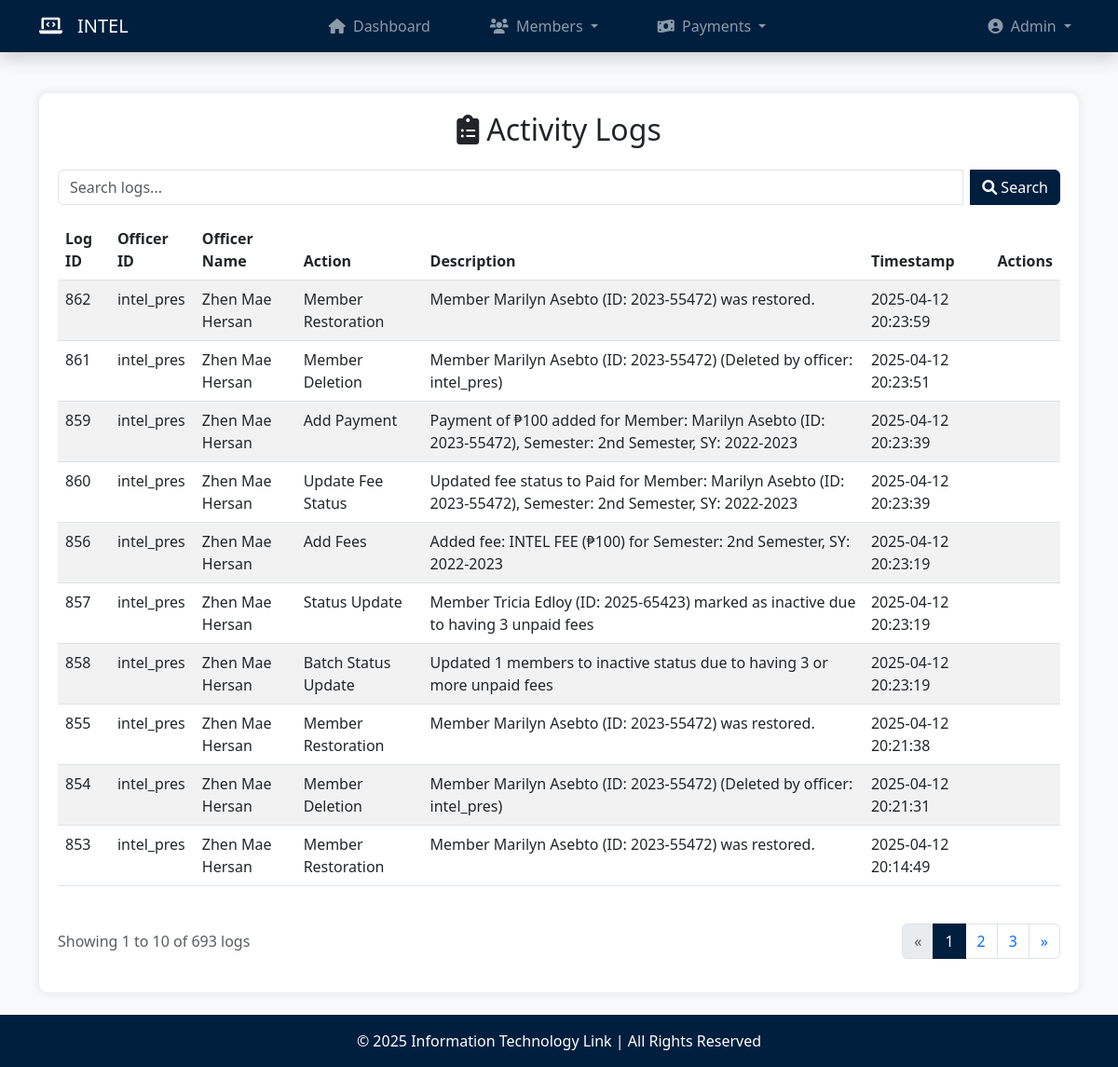
The app's page /activity_log.php (signed in) with its own data.
### tables this page shows
CREATE TABLE `activity_logs` (
  `log_id` int(11) NOT NULL,
  `officer_id` varchar(50) NOT NULL,
  `action` varchar(100) NOT NULL,
  `description` text DEFAULT NULL,
  `date` timestamp NOT NULL DEFAULT current_timestamp()
);

### activity_log.php (the view, shortened to what this page needs)
<?php
    require_once('database.php');
    $logs_per_page = 10;
    $page = isset($_GET['page']) ? (int)$_GET['page'] : 1;
    $offset = ($page - 1) * $logs_per_page;
    $search_query = isset($_GET['search']) ? trim($_GET['search']) : "";
    $search_sql = "";
    $query = "SELECT al.*, CONCAT(m.first_name, ' ', m.last_name) AS officer_name,
        CASE WHEN al.action = 'Member Deletion' THEN (
            SELECT member_data FROM deleted_members
            WHERE description IN (al.description, SUBSTRING_INDEX(al.description, ' (Deleted by', 1)) LIMIT 1
        ) ELSE NULL END AS member_data,
        CASE WHEN al.action = 'Member Deletion' THEN (
            SELECT fees_data FROM deleted_members
            WHERE description IN (al.description, SUBSTRING_INDEX(al.description, ' (Deleted by', 1)) LIMIT 1
        ) ELSE NULL END AS fees_data,
        CASE WHEN al.action = 'Member Deletion' THEN (
            SELECT payments_data FROM deleted_members
            WHERE description IN (al.description, SUBSTRING_INDEX(al.description, ' (Deleted by', 1)) LIMIT 1
        ) ELSE NULL END AS payments_data,
        CASE WHEN al.action = 'Member Deletion' THEN (
            SELECT receipts_data FROM deleted_members
            WHERE description IN (al.description, SUBSTRING_INDEX(al.description, ' (Deleted by', 1)) LIMIT 1
        ) ELSE NULL END AS receipts_data
        FROM activity_logs al
        LEFT JOIN officers o ON al.officer_id = o.officer_id
        LEFT JOIN members m ON o.member_id = m.member_id
        $search_sql
        ORDER BY al.date DESC
        LIMIT ?, ?";
    $stmt = $conn->prepare($query);
    if (!empty($search_query)) {
        $search_param = "%" . $search_query . "%";
        $stmt->bind_param("ssssii", $search_param, $search_param, $search_param, $search_param, $offset, $logs_per_page);
    } else {
        $stmt->bind_param("ii", $offset, $logs_per_page);
    }
    $stmt->execute();
    $result = $stmt->get_result();
    $count_query = "SELECT COUNT(*) AS count FROM activity_logs al
    LEFT JOIN officers o ON al.officer_id = o.officer_id
    LEFT JOIN members m ON o.member_id = m.member_id
    $search_sql";
    $total_logs_stmt = $conn->prepare($count_query);
    $total_logs_stmt->execute();
    $total_logs = $total_logs_stmt->get_result()->fetch_assoc()['count'];
    $total_pages = ceil($total_logs / $logs_per_page);
    $display_start = $offset + 1;
    $display_end = min($offset + $logs_per_page, $total_logs);
?>
<!DOCTYPE html>
<html lang="en">
<head>
    <link rel="stylesheet" href="https://cdn.jsdelivr.net/npm/bootstrap@5.3.0-alpha1/dist/css/bootstrap.min.css">
    <link rel="stylesheet" href="https://cdnjs.cloudflare.com/ajax/libs/font-awesome/6.0.0/css/all.min.css">
</head>
<body>
    <?php include('navbar.php'); ?>
    <main class="container my-4">
        <div class="table-container">
            <h2 class="text-center mb-4"><i class="fas fa-clipboard-list me-2"></i>Activity Logs</h2>
            <form method="GET" action="" class="mb-3">
                <div class="input-group">
                    <input type="text" class="form-control me-2" id="searchBar" name="search" placeholder="Search logs..." value="<?php echo htmlspecialchars($search_query); ?>">
                    <button type="submit" class="btn btn-navy"><i class="fas fa-search"></i> Search</button>
                </div>
            </form>
            <div class="table-responsive">
                <table class="table table-striped">
                    <thead>
                        <tr>
                            <th>Log ID</th>
                            <th>Officer ID</th>
                            <th>Officer Name</th>
                            <th>Action</th>
                            <th>Description</th>
                            <th>Timestamp</th>
                            <th>Actions</th>
                        </tr>
                    </thead>
                    <tbody id="logsTableBody">
                        <?php while ($log = $result->fetch_assoc()): ?>
                            <tr>
                                <td><?php echo htmlspecialchars($log['log_id']); ?></td>
                                <td><?php echo htmlspecialchars($log['officer_id']); ?></td>
                                <td><?php echo htmlspecialchars($log['officer_name'] ?? 'Unknown'); ?></td>
                                <td><?php echo htmlspecialchars($log['action']); ?></td>
                                <td><?php echo htmlspecialchars($log['description']); ?></td>
                                <td><?php echo htmlspecialchars($log['date']); ?></td>
                                <td>
                                </td>
                            </tr>
                        <?php endwhile; ?>
                    </tbody>
                </table>
            </div>
            <?php if ($total_pages > 1): ?>
                <div class="d-flex justify-content-between align-items-center mt-4">
                    <div>
                        <p class="text-muted">
                            Showing <?php echo $display_start; ?> to <?php echo $display_end; ?> of <?php echo $total_logs; ?> logs
                        </p>
                    </div>
                    <nav aria-label="Page navigation">
                        <ul class="pagination">
                            <li class="page-item <?php echo ($page <= 1) ? 'disabled' : ''; ?>">
                                <a class="page-link" href="?page=<?php echo $page - 1; ?><?php echo !empty($search_query) ? '&search='.urlencode($search_query) : ''; ?>" aria-label="Previous">
                                    <span aria-hidden="true">&laquo;</span>
                                </a>
                            </li>
                            <?php for ($i = max(1, $page - 2); $i <= min($page + 2, $total_pages); $i++): ?>
                                <li class="page-item <?php echo ($page == $i) ? 'active' : ''; ?>">
                                    <a class="page-link" href="?page=<?php echo $i; ?><?php echo !empty($search_query) ? '&search='.urlencode($search_query) : ''; ?>"><?php echo $i; ?></a>
                                </li>
                            <?php endfor; ?>
                            <li class="page-item <?php echo ($page >= $total_pages) ? 'disabled' : ''; ?>">
                                <a class="page-link" href="?page=<?php echo $page + 1; ?><?php echo !empty($search_query) ? '&search='.urlencode($search_query) : ''; ?>" aria-label="Next">
                                    <span aria-hidden="true">&raquo;</span>
                                </a>
                            </li>
                        </ul>
                    </nav>
                </div>
            <?php endif; ?>
        </div>
    </main>
    <?php include('footer.php'); ?>
</body>
</html>

### activity_log.php (style rules this page uses)
body { background-color: #f8f9fa; display: flex; flex-direction: column; min-height: 100vh; }
main { flex: 1; }
.btn-navy { background-color: #001f3f !important; border-color: #001f3f !important; color: #fff !important; }
.table-container { background-color: #ffffff; border-radius: 10px; box-shadow: 0 0 10px rgba(0,0,0,0.1); padding: 20px; margin-top: 20px; }
.pagination .page-item.active .page-link { background-color: #001f3f; border-color: #001f3f; }

### records on screen
activity_logs: log_id "862", officer "intel_pres", officer_name "Zhen Mae Hersan", action "Member Restoration", description "Member Marilyn Asebto (ID: 2023-55472) was restored.", date "2025-04-12 20:23:59"
activity_logs: log_id "861", officer "intel_pres", officer_name "Zhen Mae Hersan", action "Member Deletion", description "Member Marilyn Asebto (ID: 2023-55472) (Deleted by officer: intel_pres)", date "2025-04-12 20:23:51"
activity_logs: log_id "859", officer "intel_pres", officer_name "Zhen Mae Hersan", action "Add Payment", description "Payment of ₱100 added for Member: Marilyn Asebto (ID: 2023-55472), Semester: 2nd Semester, SY: 2022-2023", date "2025-04-12 20:23:39"
activity_logs: log_id "860", officer "intel_pres", officer_name "Zhen Mae Hersan", action "Update Fee Status", description "Updated fee status to Paid for Member: Marilyn Asebto (ID: 2023-55472), Semester: 2nd Semester, SY: 2022-2023", date "2025-04-12 20:23:39"
activity_logs: log_id "856", officer "intel_pres", officer_name "Zhen Mae Hersan", action "Add Fees", description "Added fee: INTEL FEE (₱100) for Semester: 2nd Semester, SY: 2022-2023", date "2025-04-12 20:23:19"
activity_logs: log_id "857", officer "intel_pres", officer_name "Zhen Mae Hersan", action "Status Update", description "Member Tricia Edloy (ID: 2025-65423) marked as inactive due to having 3 unpaid fees", date "2025-04-12 20:23:19"
activity_logs: log_id "858", officer "intel_pres", officer_name "Zhen Mae Hersan", action "Batch Status Update", description "Updated 1 members to inactive status due to having 3 or more unpaid fees", date "2025-04-12 20:23:19"
activity_logs: log_id "855", officer "intel_pres", officer_name "Zhen Mae Hersan", action "Member Restoration", description "Member Marilyn Asebto (ID: 2023-55472) was restored.", date "2025-04-12 20:21:38"
activity_logs: log_id "854", officer "intel_pres", officer_name "Zhen Mae Hersan", action "Member Deletion", description "Member Marilyn Asebto (ID: 2023-55472) (Deleted by officer: intel_pres)", date "2025-04-12 20:21:31"
activity_logs: log_id "853", officer "intel_pres", officer_name "Zhen Mae Hersan", action "Member Restoration", description "Member Marilyn Asebto (ID: 2023-55472) was restored.", date "2025-04-12 20:14:49"

### other values on screen
$role_name "Admin"
$display_start "1"
$display_end "10"
$total_logs "693"
